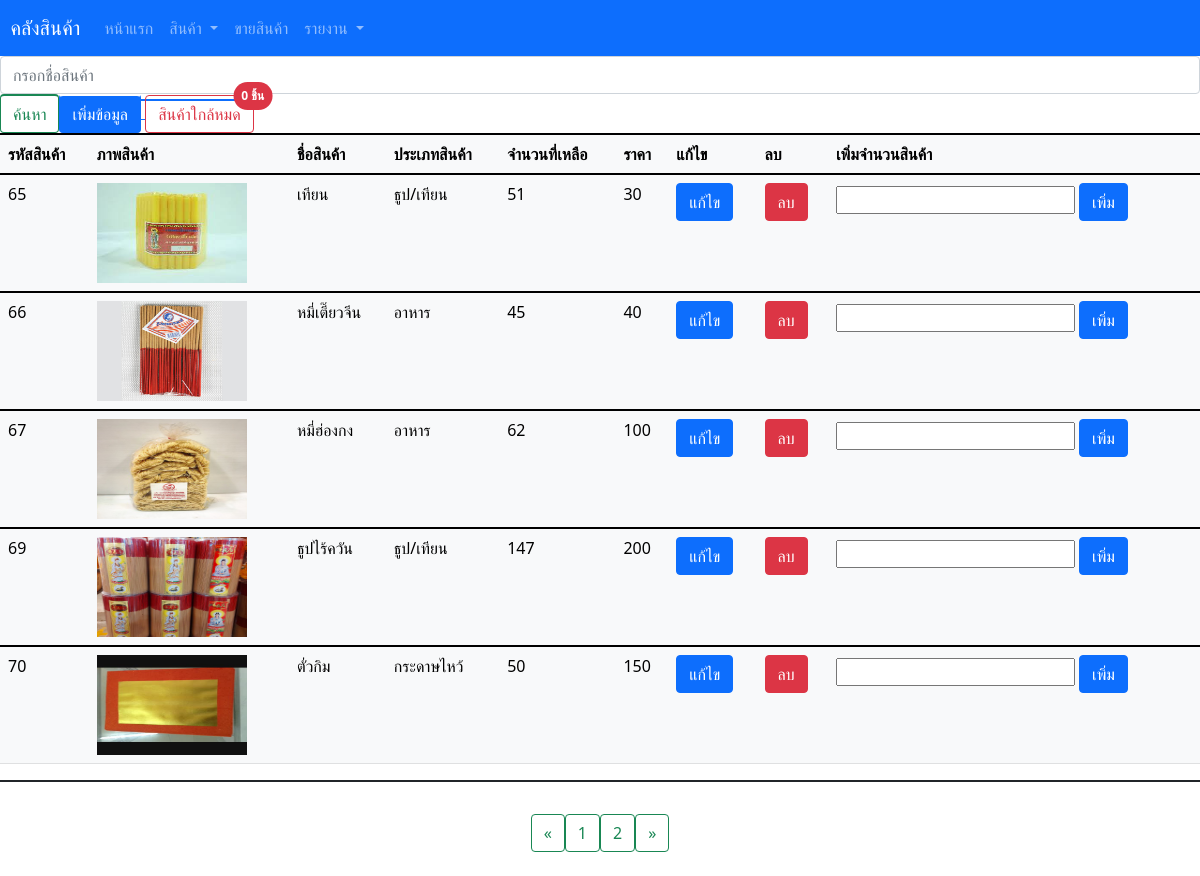
The page / on the database its author committed.
### tables this page shows
CREATE TABLE `product` (
  `productID` int(10) NOT NULL,
  `productname` varchar(255) NOT NULL,
  `pic` varchar(255) NOT NULL,
  `productcategory` varchar(255) NOT NULL,
  `remainunit` int(255) NOT NULL,
  `price` int(255) NOT NULL,
  `productdetail` text NOT NULL
);

### index.php (the view, shortened to what this page needs)
<link href="https://cdn.jsdelivr.net/npm/bootstrap@5.1.1/dist/css/bootstrap.min.css" rel="stylesheet">
    <link rel='stylesheet' type='text/css' href='stylezack.css' />
    <head>
    </head>
<?php
require('connect.php');
$perpage = 5;
 if (isset($_GET['page'])) {
 $page = $_GET['page'];
 } else {
 $page = 1;
 }
 $start = ($page - 1) * $perpage;
$sql = "SELECT * FROM product LIMIT {$start} , {$perpage}";
$result=mysqli_query($conn,$sql);
?>
<html>
<head>
</head>
<body>
<?php include 'indexform.php';?>
<div class="table">
<table class="table table-light" >
  <tr>
    <thead>
  <form class="form-inline" action="searchdata.php" class="form-group" method="POST">
    <input class="form-control mr-sm-2" type="search" name ="productname" placeholder="กรอกชื่อสินค้า" aria-label="Search">
    <button class="btn btn-outline-success my-2 my-sm-0" type="submit">ค้นหา</button>
  </form>
    <th scope="col">รหัสสินค้า</th>
    <th scope="col">ภาพสินค้า</th>
    <th scope="col">ชื่อสินค้า</th>
    <th scope="col">ประเภทสินค้า</th>
    <th scope="col">จำนวนที่เหลือ</th>
    <th scope="col">ราคา</th>
    <th scope="col">แก้ไข</th>
    <th scope="col">ลบ</th>
    <th scope="col">เพิ่มจำนวนสินค้า</th>
</tr>
  <?php
  while($row=mysqli_fetch_assoc($result)){
    ?>
  <tr>
  <td align=""><?php echo $row["productID"]; ?></td>
  <td><img src="uploads/<?php echo $row["pic"]?>" width="150px" height="100px"></td>
  <td align=""><?php echo $row["productname"]; ?></td>
<td align=""><?php echo $row["productcategory"]; ?></td>
<td align=""><?php echo $row['remainunit']; ?></td>
<td align=""><?php echo $row["price"]; ?></td>
<td><a href= "update.php?id=<?php echo$row["productID"]?>" class="btn btn-primary">แก้ไข</a></td>
<td><a href ="delete.php?idpro=<?php echo$row['productID']?>" class="btn btn-danger"onClick = "return confirm('คุณต้องการลบข้อมูลใช่หรือไม่?')">ลบ</a></td>
<form action="add.php?idadd=<?php echo$row['productID']?>" method="POST" >
    <td>
    <input type="text" name="add" value="">
    <button type="submit" class="btn btn-primary">เพิ่ม</button></td>
    </form>
  </div>
  </tr>
  <?php } ?>
  <a href= "insert.php" class="btn btn-primary">เพิ่มข้อมูล</a>
  <?php
$stock = " SELECT remainunit FROM product WHERE remainunit <= 10 ";
$qstock = mysqli_query($conn, $stock);
$cstock = mysqli_num_rows($qstock);
?>
<a href= "cstock.php">
  <button type="button" class="btn btn-outline-danger position-relative">
  สินค้าใกล้หมด
  <span class="position-absolute top-0 start-100 translate-middle badge rounded-pill bg-danger">
   <?php echo$cstock; ?>
    <span class="visually">ชิ้น</span>
  </span>
</button>
</body>
<?php
 $sql2 = "SELECT * FROM product ";
 $query2 = mysqli_query($conn, $sql2);
 $total_record = mysqli_num_rows($query2);
 $total_page = ceil($total_record / $perpage);
 ?>
    <center>
 <nav>
<ul class="pagination justify-content-center">
 <li>
 <a href="index.php?page=1" class = "btn btn-outline-success"aria-label="Previous">
 <span aria-hidden="true">&laquo;</span>
 </a>
 </li>
 <?php for($i=1;$i<=$total_page;$i++){ ?>
 <li><a href="index.php?page=<?php echo $i; ?>" class = "btn btn-outline-success"><?php echo $i; ?></a></li>
 <?php } ?>
 <li>
 <a href="index.php?page=<?php echo $total_page;?>" class = "btn btn-outline-success" aria-label="Next">
 <span aria-hidden="true">&raquo;</span>
 </a>
 </li>
 </ul>
 </nav>
 </center>
</html>

### rows shown on the page
product: productID "65", pic (picture), productname "เทียน", productcategory "ธูป/เทียน", remainunit "51", price "30"
product: productID "66", pic (picture), productname "หมี่เตี๊ยวจีน", productcategory "อาหาร", remainunit "45", price "40"
product: productID "67", pic (picture), productname "หมี่ฮ่องกง", productcategory "อาหาร", remainunit "62", price "100"
product: productID "69", pic (picture), productname "ธูปไร้ควัน", productcategory "ธูป/เทียน", remainunit "147", price "200"
product: productID "70", pic (picture), productname "ตั่วกิม", productcategory "กระดาษไหว้", remainunit "50", price "150"

### other values the page prints
$cstock "0"
